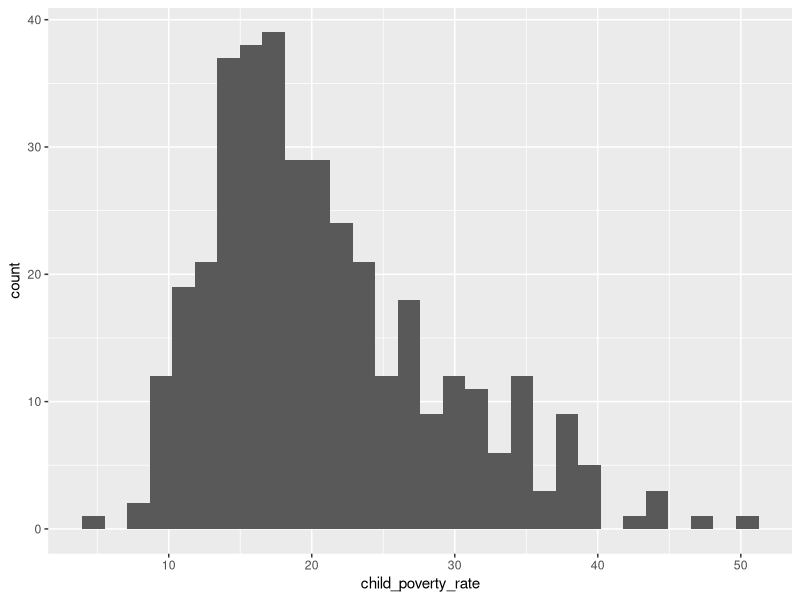
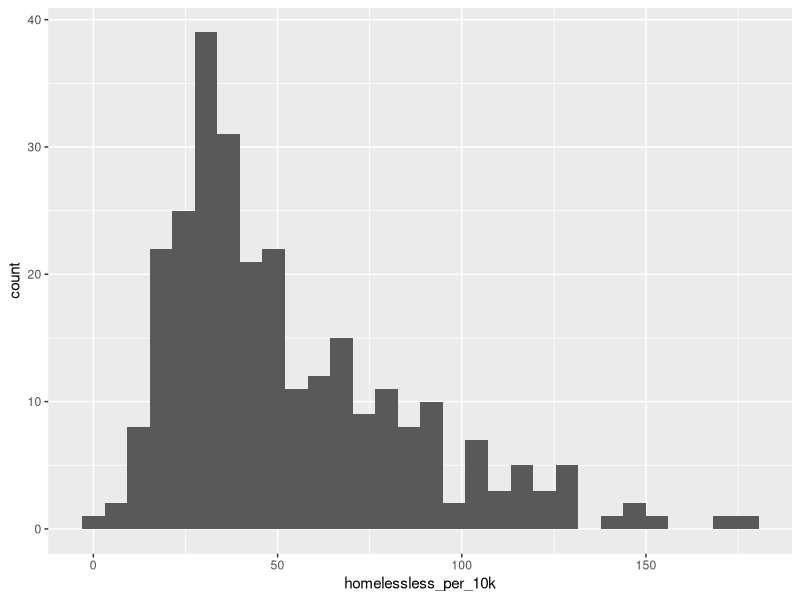
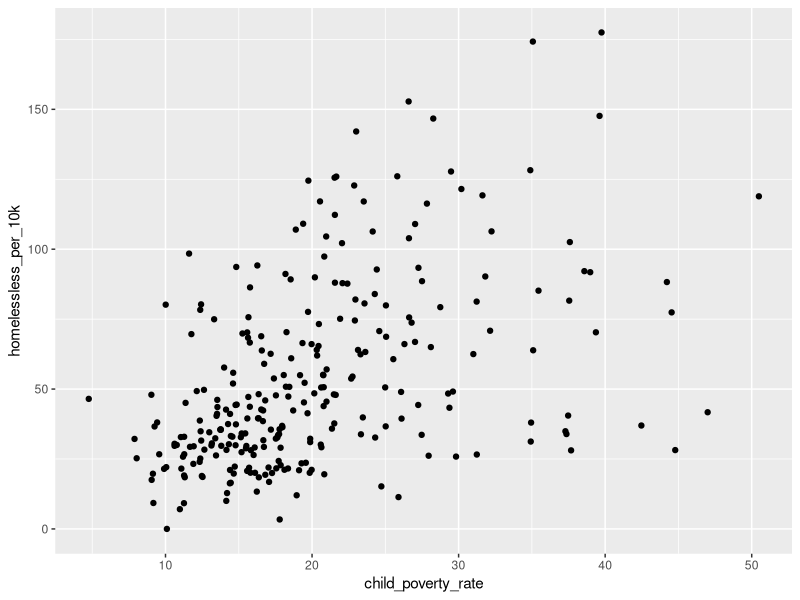
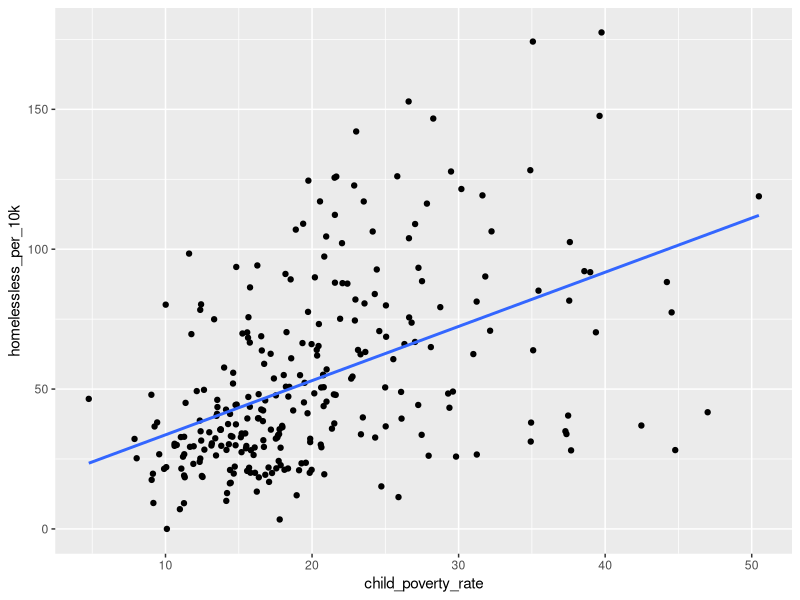
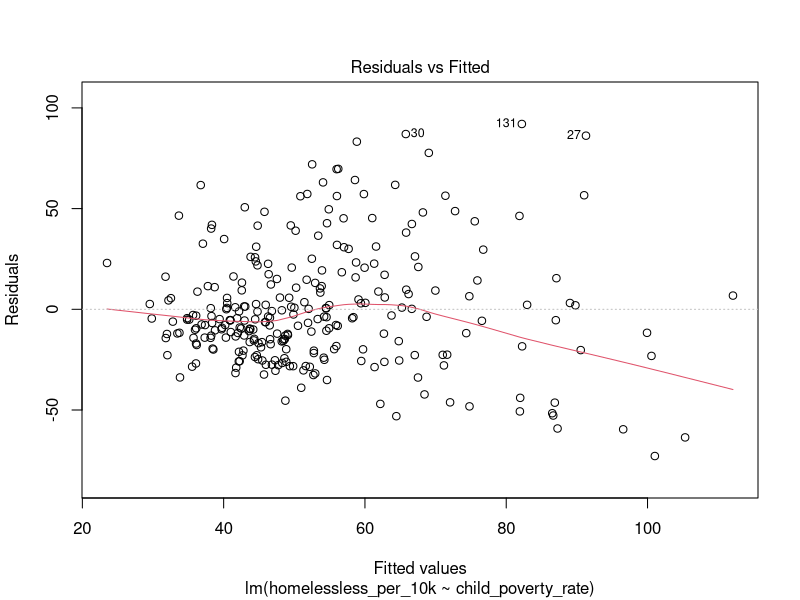
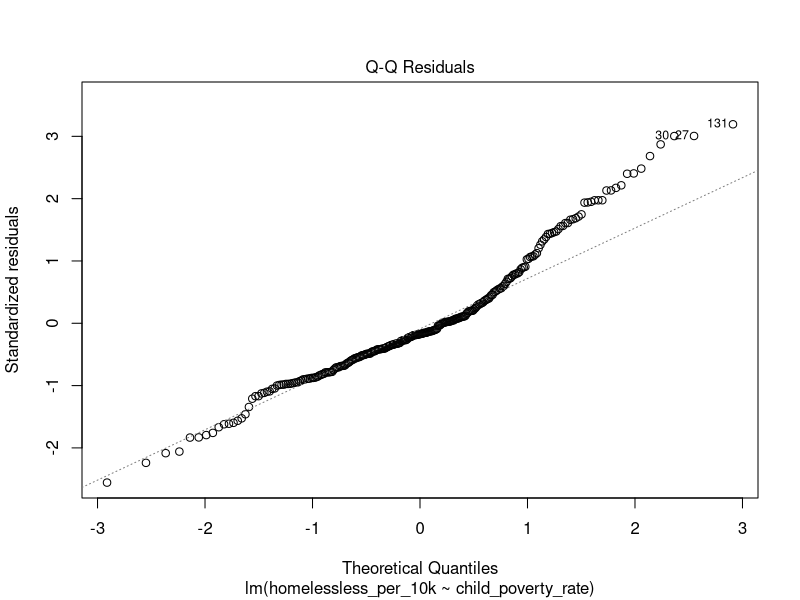
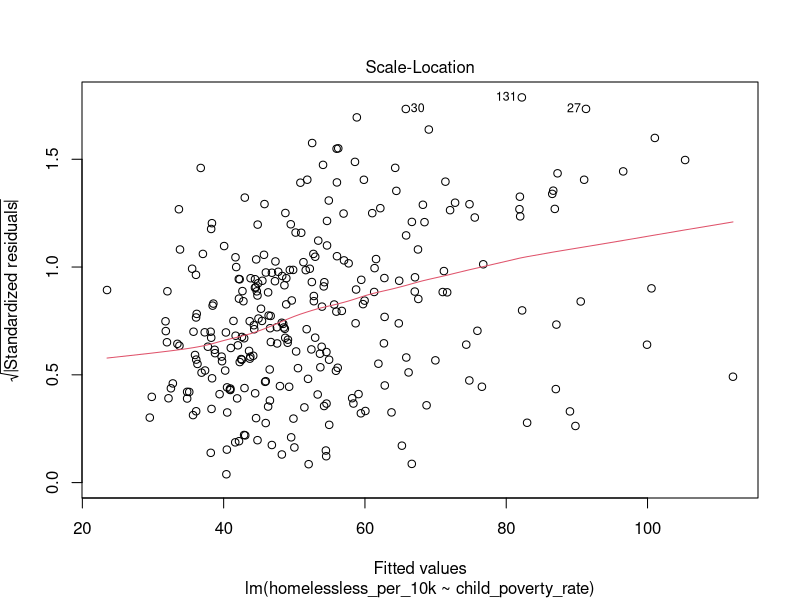
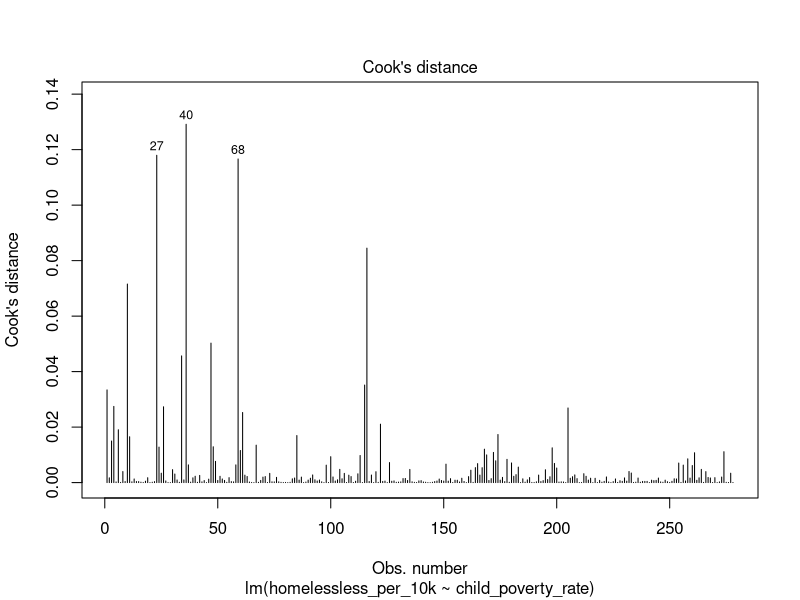

Recreate these plots in R, in order.
## ---- chunk 1

#################################################################################
#################################################################################
###########################           IMPORTANT       ###########################
#################################################################################
#################################################################################

#' Before you can "knit" this document - a.k.a. turn it into a pdf - you need to
#' install LaTeX on your computer (this is a typesetting language). The easiest
#' way to do this is to use the tinytex package in R.

#' Uncomment and run the two lines of code below (and remember to re-comment them
#' afterwards otherwise it will reinstall itself every time you knit the document!) 
#' to install LaTeX onto your computer. After this, test everything is working
#' by clicking the "Knit" button at the top of your script in Rstudio.

#install.packages('tinytex')
#tinytex::install_tinytex()

#' If this does not work, please speak to one of us in class and, for now, change
#' the "pdf_document" text above (where it says: output: pdf_document) to 
#' html_document as a temporary solution.

#################################################################################
#################################################################################
#################################################################################
#################################################################################



## ---- chunk 2

# A standard R chunk - use these to put your code in
library(tidyverse)

dat <- read_csv("dwp-mhclg-dat.csv")

dat %>%
  ggplot() +
  geom_histogram(aes(x = child_poverty_rate))

chil_pov_summ <- dat %>%
  summarise(
    Variable = "Child Poverty Rate",
    mean = mean(child_poverty_rate, na.rm = TRUE),
    med = median(child_poverty_rate, na.rm = TRUE),
    sd = sd(child_poverty_rate, na.rm = TRUE),
    q10 = quantile(child_poverty_rate, probs = 0.1, na.rm = TRUE),
    q90 = quantile(child_poverty_rate, probs = 0.9, na.rm = TRUE)
  ) 


dat %>%
  ggplot() +
  geom_histogram(aes(x = homelessless_per_10k))

homeless_summ <- dat %>%
  summarise(
    Variable = "Homelessness Rate per 10k",
    mean = mean(homelessless_per_10k, na.rm = TRUE),
    med = median(homelessless_per_10k, na.rm = TRUE),
    sd = sd(homelessless_per_10k, na.rm = TRUE),
    q10 = quantile(homelessless_per_10k, probs = 0.1, na.rm = TRUE),
    q90 = quantile(homelessless_per_10k, probs = 0.9, na.rm = TRUE)
  ) 


bind_rows(chil_pov_summ, homeless_summ) %>%
  knitr::kable(digits = 1, 
               col.names = c("Variable", "Mean", "Median", "SD", "10th Percentile", "90th Percentile"))


## ---- chunk 3

#Bivariate statistics

dat %>%
  ggplot() +
  geom_point(aes(x = child_poverty_rate, y = homelessless_per_10k))

cor(dat$child_poverty_rate, dat$homelessless_per_10k, method = "pearson", use = "complete.obs")

cor.test(dat$child_poverty_rate, dat$homelessless_per_10k, method = "pearson", use = "complete.obs")

## ---- chunk 4

# Linear regression
homeless_model <- lm(data = dat, homelessless_per_10k ~ child_poverty_rate)
summary(homeless_model)

## ---- chunk 5

# Assumptions checking

dat %>%
  ggplot() +
  geom_point(aes(x = child_poverty_rate, y = homelessless_per_10k)) +
  geom_smooth(aes(x = child_poverty_rate, y = homelessless_per_10k), method = "lm", se = FALSE)


# linearity
plot(homeless_model, which = 1)

# normality of residuals
plot(homeless_model, which = 2)

# Heteroscedasticity
plot(homeless_model, which = 3)

# Outliers and leverage points
plot(homeless_model, which = 4)
4/276
plot(homeless_model, which = 5)

